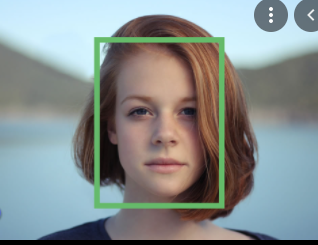
#> input picture FROM BIM MASTER TEMP 210412/Python/py_ocr/image2.png, 318 x 245 px
$ python main_cv2_face_reg.py
#> lines starting #> are read from the running program, lines starting #| are printed output that depends on the picture
import cv2 as cv
import numpy as np
import matplotlib.pyplot as plt

#GLOBAL VARIABLES
img_name = ""
img = None
img_window_name = ""

def plot_image(img):
    plt.imshow(img)#,cmap='gray')
    plt.axis('off')
    # plt.style.use('seaborn')

    plt.show()


def main():
    #GLOBAL VARIABLES
    global img_name,img ,img_window_name

    img_name = "image2.png"
    img = cv.imread(img_name)
#> img is the input picture: shape (245, 318, 3); mean B, G, R 142.3, 142.8, 134.5
    img_window_name = f"{'-'*10}Image{'-'*10}"

    img = cv.cvtColor(img,cv.COLOR_BGR2RGB)

    face_dectector = cv.CascadeClassifier('haarcascade_frontalface_alt.xml')
    face_data = face_dectector.detectMultiScale(img,1.3,5)
#> face_data = [[106, 66, 117, 117]]

    for (x,y,w,h) in face_data:
        cv.rectangle(img,(x,y),(x+w,y+h),(0,255,0),2)
        roi = img[y:y+h,x:x+w]

        roi = cv.GaussianBlur(roi,(25,25),70)
        img[y:y+roi.shape[0],x:x+roi.shape[1]] = roi
#> this loop made 1 pass
#> pass 1, in main, `roi = img[y:y+h,x:x+w]`:
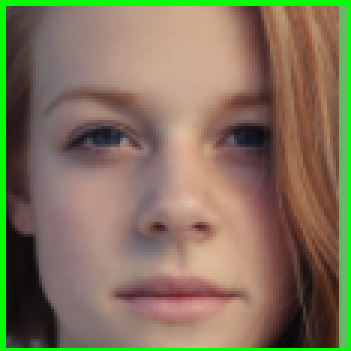
#> roi: shape (117, 117, 3) (shown 3 times larger); mean R, G, B 129.6, 116.2, 91.5
#> pass 1, in main, `roi = cv.GaussianBlur(roi,(25,25),70)`:
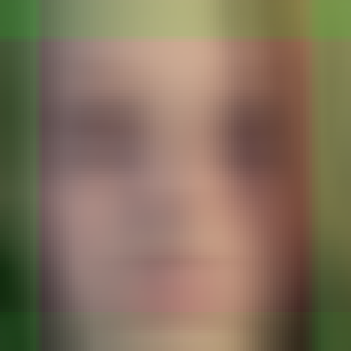
#> roi: shape (117, 117, 3) (shown 3 times larger); mean R, G, B 131.3, 113.7, 92.7
#> after the loop:
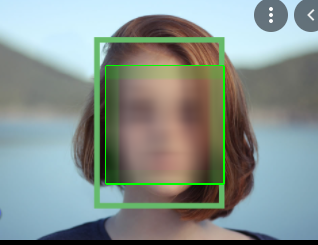
#> img: shape (245, 318, 3); mean R, G, B 133, 145.1, 141.1

    plot_image(img)

main()
